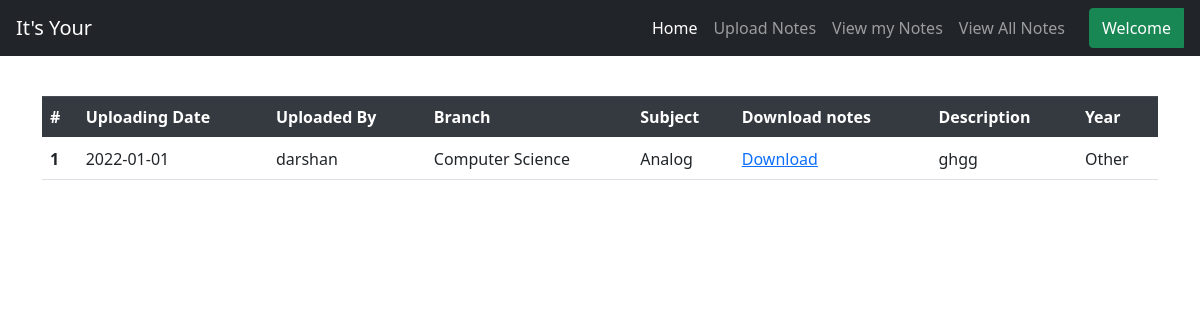
Page /other (signed in) on the earlier database version.
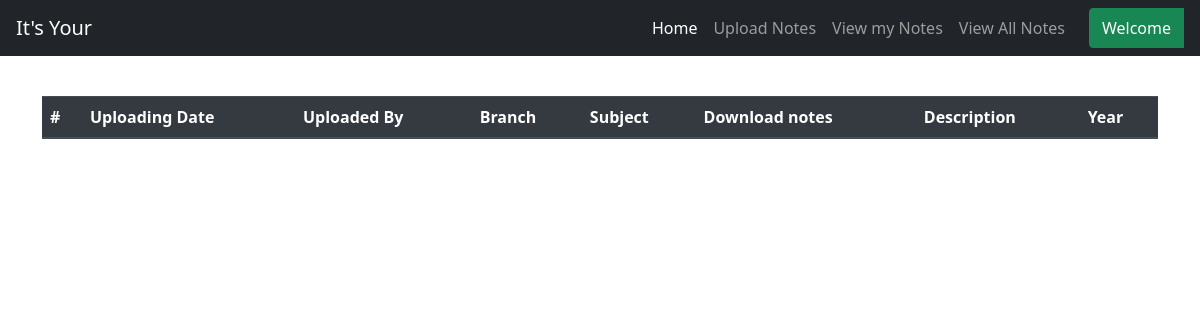
Same page on the later database version.
### notes/models.py (models this page shows)
class Notes(models.Model):
    user = models.ForeignKey(User,on_delete=models.CASCADE)
    uploadingdate =models.CharField(max_length=30,null=True)
    branch =models.CharField(max_length=30)
    subject =models.CharField(max_length=30)
    notesfile =models.FileField(null=True)
    filetype =models.CharField(max_length=30)
    description =models.CharField(max_length=200,null=True)
    year =models.CharField(max_length=30,null=True)
    notestype=models.CharField(max_length=30,null=True)
    status =models.CharField(max_length=30)

### notes/views.py (the view)
# urls.py: path('other',other,name='other'),
def other(request):
    if not request.user.is_authenticated:
           return redirect('index')
    notes = Notes.objects.filter(year= "Other" , notestype="Others")
    d={'notes':notes}
    return render(request,'notes/other.html',d)

### notes/templates/notes/other.html
{% extends 'notes/usernav.html' %}
{% load static %}
{% block body %}
<h1 class="text-center">First Year</h1>
<div class="container mt-5">
    <table class="table" id="example" style="min-width: fit-content;">
        <thead class="thead-dark">
          <tr>
            <th scope="col">#</th>
            <th scope="col">Uploading Date</th>
            <th scope="col">Uploaded By</th>
            <th scope="col">Branch</th>
            <th scope="col">Subject</th>
            <th scope="col">Download notes</th>
            <th scope="col">Description</th>
            <th scope="col">Year</th>
          </tr>
        </thead>
        {% for i in notes %}
        <tbody>
          <tr>
            <th scope="row">{{forloop.counter }}</th>
            <td>{{i.uploadingdate}}</td>
            <td>{{i.user.username}}</td>
            <td>{{i.branch}}</td>
            <td>{{i.subject}}</td>
            <td><a href="{{i.notesfile.url}}" download>Download</a></td>
            <td>{{i.description}}</td>
            <td>{{i.year}}</td>
          </tr>
        </tbody>
        {% endfor %}
      </table>
</div>
{% endblock %}

Differences in the rows shown:
removed Notes: uploadingdate "2022-01-01", user.username "darshan", branch "Computer Science", subject "Analog", description "ghgg", year "Other"
